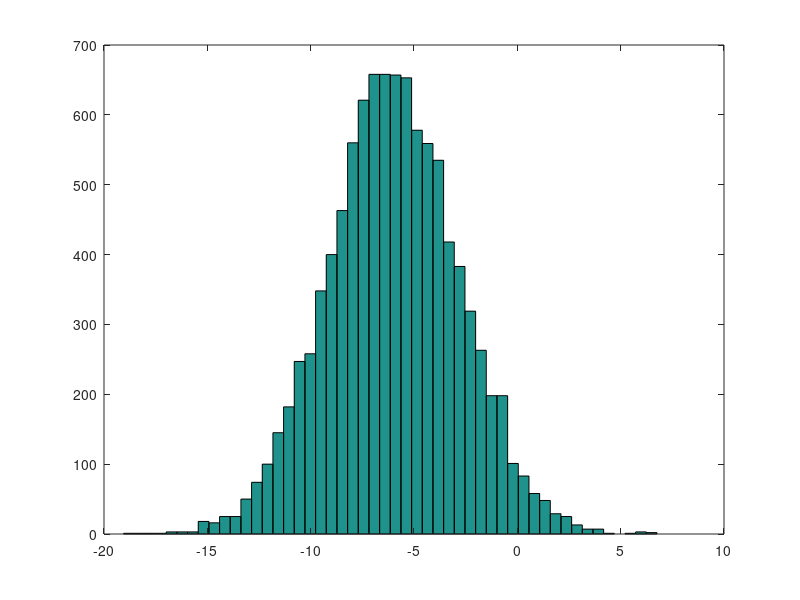

MATLAB code for this plot: (Note: this script raises an error after producing the figure.)
# Fly me to the moon...

5 + 6
3 - 2
5 * 8
1/2
2^6
1==2
1~=2
1&&0
1||0
xor(1,0)
a = 3
b = 'hi'
c = (3 >= 1)
a = pi;
disp (a)
disp(sprintf('2 decimals: %0.2f', a))
disp(sprintf('6 decimals: %0.6f', a))

format long
a

format short
a

A = [1 2; 3 4; 5 6]

A = [1 2;
3 4;
5 6]

v = [1 2 3]
w = [1; 2; 3]

z = 1:0.1:2

a = ones(2,3)
b = 2*ones(2,3)
c = [2 2 2; 2 2 2]

w = ones(1,3)
w = zeros(1,3)
w = rand(3,3)
w = randn(1,3)
w = -6 + sqrt(10)*(randn(1,10000));

hist(w)
hist(w,50)

I = eye(4)

size(sz = size(A))

size(A,1)
size(A,2)

v = [1 2 3 4];
l = length(v)

pwd

cd 'C:\Users\ruben\Desktop'

cd 'E:\Octave'
pwd
load autodata.txt




